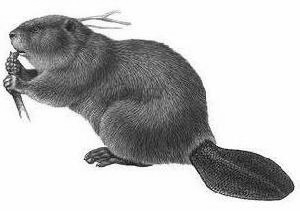
//> input picture imgShow/beaver.png, 300 x 211 px
$ ./imgShow   (built with g++ and OpenCV 4, older OpenCV classes emulated)
//> lines starting //> are read from the running program, lines starting //| are printed output that depends on the picture
### imgShow/stdafx.h
// stdafx.h : 标准系统包含文件的包含文件，
// 或是经常使用但不常更改的
// 特定于项目的包含文件
//

#pragma once

#include "targetver.h"

#include <stdio.h>
#include <tchar.h>


// TODO: 在此处引用程序需要的其他头文件

### imgShow/imgShow.cpp
// sift_test.cpp : 定义控制台应用程序的入口点。

#include "stdafx.h"
#include <stdio.h>
#include <iostream>
#include "opencv2/core/core.hpp"//因为在属性中已经配置了opencv等目录，所以把其当成了本地目录一样
#include "opencv2/features2d/features2d.hpp"
#include "opencv2/highgui/highgui.hpp"

using namespace cv;
using namespace std;

void readme();

int main(int argc,char* argv[])
{
 Mat img_1=imread("beaver.png",CV_LOAD_IMAGE_GRAYSCALE);//宏定义时CV_LOAD_IMAGE_GRAYSCALE=0，也就是读取灰度图像
//> img_1 is the input picture: 211 rows x 300 cols, CV_8UC1; min 0, max 255, mean 189.2
 Mat img_2=imread("beaver_xform.png",CV_LOAD_IMAGE_GRAYSCALE);//一定要记得这里路径的斜线方向，这与Matlab里面是相反的
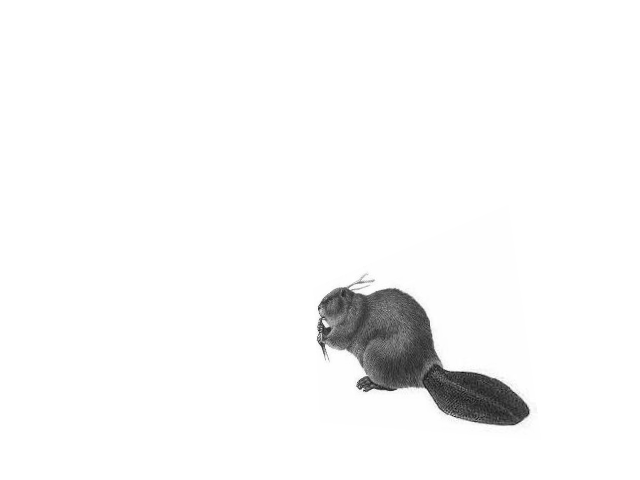
//> input picture imgShow/beaver_xform.png, 640 x 480 px
//> img_2 is the input picture: 480 rows x 640 cols, CV_8UC1; min 14, max 255, mean 247.4

    if(!img_1.data || !img_2.data)//如果数据为空
    {
        cout<<"opencv error"<<endl;
        return -1;
    }
    cout<<"open right"<<endl;

    //第一步，用SIFT算子检测关键点

    SiftFeatureDetector detector;//构造函数采用内部默认的
    std::vector<KeyPoint> keypoints_1,keypoints_2;//构造2个专门由点组成的点向量用来存储特征点

    detector.detect(img_1,keypoints_1);//将img_1图像中检测到的特征点存储起来放在keypoints_1中
//> keypoints_1 = 144 keypoints; strongest (x, y, size): (11, 36, 3.3), (144, 103, 80.1), (27, 65, 6.6), (98, 157, 13.6)
    detector.detect(img_2,keypoints_2);//同理
//> keypoints_2 = 114 keypoints; strongest (x, y, size): (486, 400, 39.9), (384, 336, 69.6), (365, 384, 9.4), (326, 325, 3.3)

    //在图像中画出特征点
    Mat img_keypoints_1,img_keypoints_2;

    drawKeypoints(img_1,keypoints_1,img_keypoints_1,Scalar::all(-1),DrawMatchesFlags::DEFAULT);//在内存中画出特征点
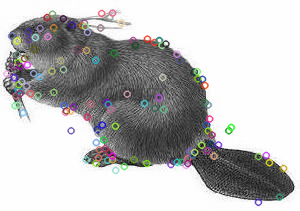
//> img_keypoints_1: 211 rows x 300 cols, CV_8UC3; mean B, G, R 189, 188.9, 189.4
    drawKeypoints(img_2,keypoints_2,img_keypoints_2,Scalar::all(-1),DrawMatchesFlags::DEFAULT);

    imshow("sift_keypoints_1",img_keypoints_1);//显示特征点
    imshow("sift_keypoints_2",img_keypoints_2);

    //计算特征向量
    SiftDescriptorExtractor extractor;//定义描述子对象

    Mat descriptors_1,descriptors_2;//存放特征向量的矩阵

    extractor.compute(img_1,keypoints_1,descriptors_1);//计算特征向量
    extractor.compute(img_2,keypoints_2,descriptors_2);

    //用burte force进行匹配特征向量
    BruteForceMatcher<L2<float>>matcher;//定义一个burte force matcher对象
    vector<DMatch>matches;
    matcher.match(descriptors_1,descriptors_2,matches);
//> matches = 144 matches

    //绘制匹配线段
    Mat img_matches;
    drawMatches(img_1,keypoints_1,img_2,keypoints_2,matches,img_matches);//将匹配出来的结果放入内存img_matches中
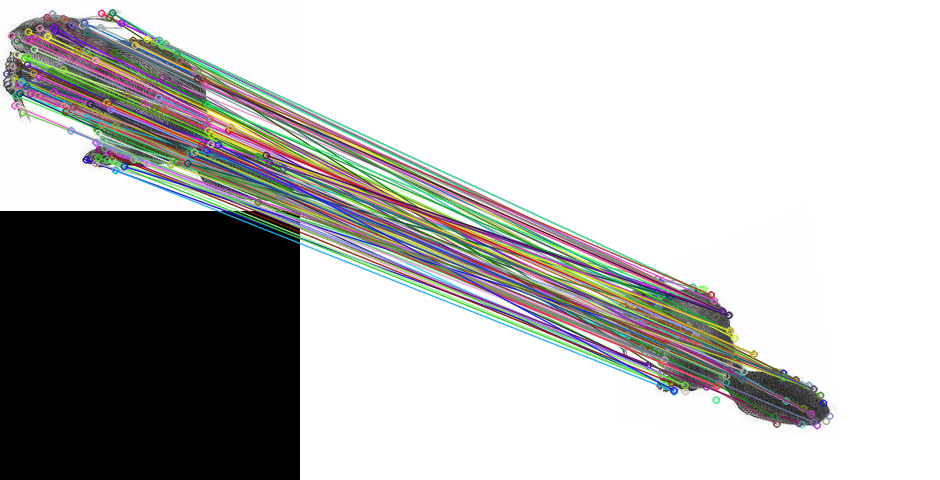
//> img_matches: 480 rows x 940 cols, CV_8UC3; mean B, G, R 183.2, 184.7, 184.7

    //显示匹配线段
    imshow("sift_Matches",img_matches);//显示的标题为Matches
    waitKey(0);
    return 0;
}
